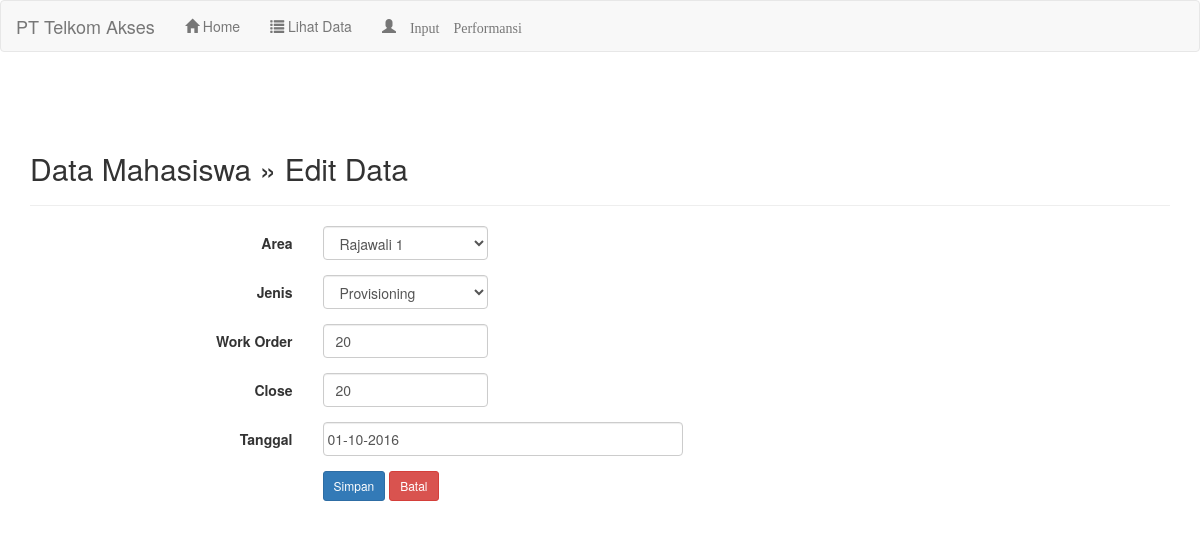
The app's page /edit.php?id=12 with its own data.
### tables this page shows
CREATE TABLE `t_performansi` (
  `id` int(11) NOT NULL,
  `area` varchar(30) NOT NULL,
  `order_tiket` int(11) NOT NULL,
  `close` int(11) NOT NULL,
  `performansi` decimal(10,0) NOT NULL,
  `tanggal` varchar(30) NOT NULL,
  `tiket` varchar(30) NOT NULL
);

### edit.php (the view, shortened to what this page needs)
<?php
include("header.php");
include("koneksi.php");
?>
	<div class="container">
		<div class="content">
			<h2>Data Mahasiswa &raquo; Edit Data</h2>
			<hr />
			<?php
			$id = $_GET['id'];
			$sql = mysqli_query($koneksi, "SELECT * FROM t_performansi WHERE id='$id'");
			if(mysqli_num_rows($sql) == 0){
				header("Location: index.php");
			}else{
				$row = mysqli_fetch_assoc($sql);
			}
			?>
			<form class="form-horizontal" action="" method="post">
				<div class="form-group">
					<label class="col-sm-3 control-label">Area</label>
					<div class="col-sm-2">
						<select name="piliharea" class="form-control" required>
							<option value="<?php echo $row ['area']; ?>"><?php echo $row['area']; ?></option>
						</select>
					</div>
				</div>
				<div class="form-group">
					<label class="col-sm-3 control-label">Jenis</label>
					<div class="col-sm-2">
					<select name="pilihjenis" class="form-control" required>
							<option value="<?php echo $row ['tiket']; ?>"> <?php echo $row['tiket']; ?> </option>
						</select>
					</div>
				</div>
				<div class="form-group">
					<label class="col-sm-3 control-label">Work Order</label>
					<div class="col-sm-2">
						<input type="text" name="workorder" value="<?php echo $row ['order_tiket']; ?>" class="form-control" placeholder="" required>
					</div>
				</div>
				<div class="form-group">
					<label class="col-sm-3 control-label">Close</label>
					<div class="col-sm-2">
						<input type="text" name="close" value="<?php echo $row ['close']; ?>" class="form-control" placeholder="" required>
					</div>
				</div>
				<div class="form-group">
					<label class="col-sm-3 control-label">Tanggal</label>
					<div class="col-sm-4">
						<input type="text" name="tanggal" value="<?php echo $row ['tanggal']; ?>" class="input-group datepicker form-control" date="" data-date-format="dd-mm-yyyy" placeholder="dd-mm-yyyy" required>
					</div>
				</div>
				<div class="form-group">
					<label class="col-sm-3 control-label">&nbsp;</label>
					<div class="col-sm-6">
						<input type="submit" name="save" class="btn btn-sm btn-primary" value="Simpan" data-toggle="tooltip" title="Simpan Data">
						<a href="data.php" class="btn btn-sm btn-danger" data-toggle="tooltip" title="Batal">Batal</a>
					</div>
				</div>
			</form>
		</div>
	</div>
<?php
include("footer.php");
?>

### style.css (style rules this page uses)
.content { margin-top: 80px; }

### records on screen
t_performansi: piliharea "Rajawali 1", pilihjenis "Provisioning", workorder "20", close "20", tanggal "01-10-2016"
